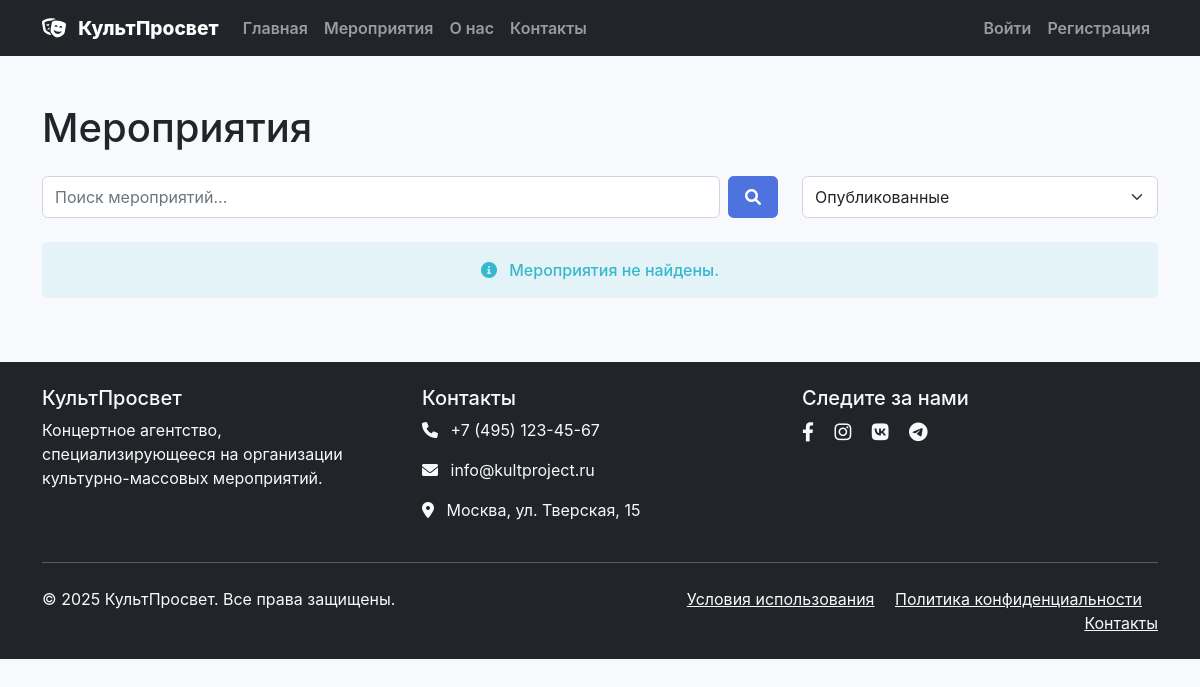
Page /events.php on the earlier database version.
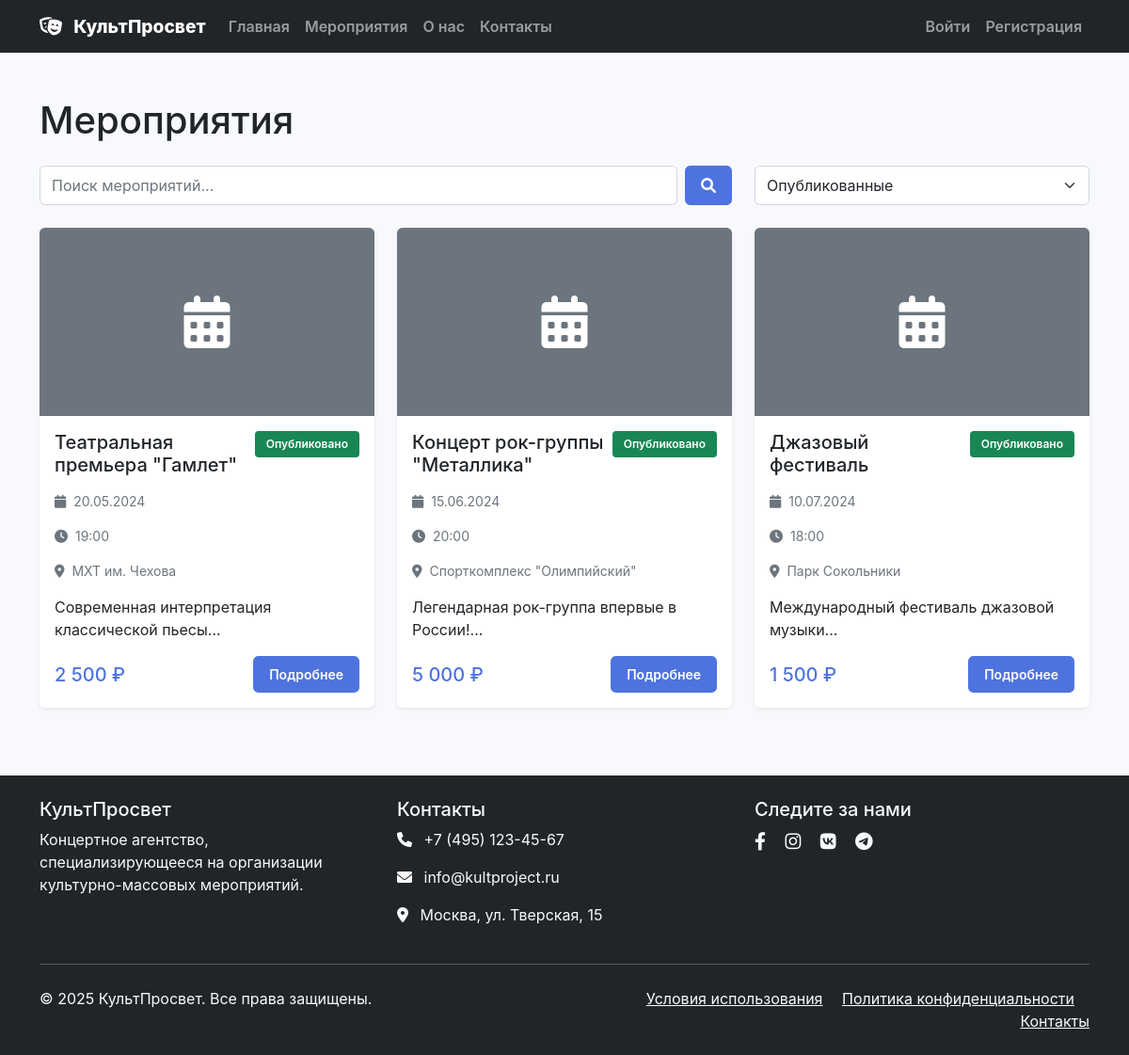
Same page on the later database version.
### tables this page shows
CREATE TABLE events (
    id INT AUTO_INCREMENT PRIMARY KEY,
    title VARCHAR(255) NOT NULL,
    description TEXT,
    event_date DATETIME NOT NULL,
    venue VARCHAR(255) NOT NULL,
    address TEXT,
    organizer_id INT,
    max_capacity INT NOT NULL,
    base_price DECIMAL(10,2) NOT NULL,
    status ENUM('draft', 'published', 'cancelled', 'completed') DEFAULT 'draft',
    image_url VARCHAR(500),
    created_at TIMESTAMP DEFAULT CURRENT_TIMESTAMP,
    updated_at TIMESTAMP DEFAULT CURRENT_TIMESTAMP ON UPDATE CURRENT_TIMESTAMP,
    FOREIGN KEY (organizer_id) REFERENCES users(id) ON DELETE SET NULL
);

### includes/database.php (called while the page is built, shortened)
<?php
class Database {
    private static $instance = null;
    private $pdo;
    private function __construct() {
        try {
            $this->pdo = new PDO(
                "mysql:host=" . DB_HOST . ";dbname=" . DB_NAME . ";charset=" . DB_CHARSET,
                DB_USER,
                DB_PASS,
                [
                    PDO::ATTR_ERRMODE => PDO::ERRMODE_EXCEPTION,
                    PDO::ATTR_DEFAULT_FETCH_MODE => PDO::FETCH_ASSOC,
                    PDO::ATTR_EMULATE_PREPARES => false
                ]
            );
        } catch (PDOException $e) {
            die("Ошибка подключения к базе данных: " . $e->getMessage());
        }
    }
    public static function getInstance() {
        if (self::$instance === null) {
            self::$instance = new self();
        }
        return self::$instance;
    }
    public function query($sql, $params = []) {
        $stmt = $this->pdo->prepare($sql);
        $stmt->execute($params);
        return $stmt;
    }
    public function fetchAll($sql, $params = []) {
        $stmt = $this->query($sql, $params);
        return $stmt->fetchAll();
    }
}
?>

### includes/functions.php (called while the page is built, shortened)
<?php
require_once __DIR__ . '/database.php';
class EventManager {
    private $db;
    public function __construct() {
        $this->db = Database::getInstance();
    }
    public function getEvents($status = null, $limit = null, $offset = 0) {
        $sql = "SELECT * FROM events";
        $params = [];
        if ($status) {
            $sql .= " WHERE status = ?";
            $params[] = $status;
        }
        $sql .= " ORDER BY event_date ASC";
        if ($limit) {
            $sql .= " LIMIT ? OFFSET ?";
            $params[] = $limit;
            $params[] = $offset;
        }
        return $this->db->fetchAll($sql, $params);
    }
}
function formatPrice($price) {
    return number_format($price, 0, ',', ' ') . ' ₽';
}
function formatDate($date, $format = 'd.m.Y H:i') {
    return date($format, strtotime($date));
}
?>

### events.php (the view, shortened to what the changed rows need)
<?php
require_once 'includes/functions.php';
$eventManager = new EventManager();
$status = $_GET['status'] ?? 'published';
$page = max(1, intval($_GET['page'] ?? 1));
$limit = 12;
$offset = ($page - 1) * $limit;
$isAdmin = isset($_SESSION['is_admin']) && $_SESSION['is_admin'] === true;
$events = $eventManager->getEvents($status, $limit, $offset);
?>
<div class="container my-5">
    <div class="row">
        <div class="col-12">
            <h1 class="mb-4">Мероприятия</h1>
        </div>
    </div>
    <div class="row">
        <?php if (empty($events)): ?>
            <div class="col-12">
                <div class="alert alert-info text-center">
                    <i class="fas fa-info-circle me-2"></i>
                    Мероприятия не найдены.
                </div>
            </div>
        <?php else: ?>
            <?php foreach ($events as $event): ?>
                <div class="col-lg-4 col-md-6 mb-4">
                    <div class="card h-100 shadow-sm">
                        <?php if ($event['image_url']): ?>
                            <img src="<?php echo $event['image_url']; ?>" class="card-img-top" alt="<?php echo htmlspecialchars($event['title']); ?>" style="height: 200px; object-fit: cover;">
                        <?php else: ?>
                            <div class="card-img-top bg-secondary d-flex align-items-center justify-content-center" style="height: 200px;">
                                <i class="fas fa-calendar-alt text-white display-4"></i>
                            </div>
                        <?php endif; ?>
                        <div class="card-body d-flex flex-column">
                            <div class="d-flex justify-content-between align-items-start mb-2">
                                <h5 class="card-title"><?php echo htmlspecialchars($event['title']); ?></h5>
                                <?php if ($isAdmin || $event['status'] !== 'draft'): ?>
                                    <span class="badge bg-<?php echo $event['status'] === 'published' ? 'success' : ($event['status'] === 'draft' ? 'warning' : 'secondary'); ?>">
                                        <?php
                                        $statusLabels = [
                                            'published' => 'Опубликовано',
                                            'draft' => 'Черновик',
                                            'cancelled' => 'Отменено',
                                            'completed' => 'Завершено'
                                        ];
                                        echo $statusLabels[$event['status']] ?? $event['status'];
                                        ?>
                                    </span>
                                <?php endif; ?>
                            </div>
                            <p class="card-text text-muted small">
                                <i class="fas fa-calendar me-1"></i>
                                <?php echo formatDate($event['event_date'], 'd.m.Y'); ?>
                            </p>
                            <p class="card-text text-muted small">
                                <i class="fas fa-clock me-1"></i>
                                <?php echo formatDate($event['event_date'], 'H:i'); ?>
                            </p>
                            <p class="card-text text-muted small">
                                <i class="fas fa-map-marker-alt me-1"></i>
                                <?php echo htmlspecialchars($event['venue']); ?>
                            </p>
                            <p class="card-text"><?php echo htmlspecialchars(substr($event['description'], 0, 120)) . '...'; ?></p>
                            <div class="mt-auto">
                                <div class="d-flex justify-content-between align-items-center">
                                    <span class="h5 text-primary mb-0"><?php echo formatPrice($event['base_price']); ?></span>
                                    <a href="/event-details.php?id=<?php echo $event['id']; ?>" class="btn btn-primary btn-sm">
                                        Подробнее
                                    </a>
                                </div>
                            </div>
                        </div>
                    </div>
                </div>
            <?php endforeach; ?>
        <?php endif; ?>
    </div>
</div>
<?php
include 'header.php';
?>

Differences in the rows shown:
now on this page (row edited): events: title "Театральная премьера \"Гамлет\"", status "Опубликовано", event_date "20.05.2024", event_date "19:00", venue "МХТ им. Чехова", description "Современная интерпретация классической пьесы", base_price "2 500 ₽"
now on this page (row edited): events: title "Концерт рок-группы \"Металлика\"", status "Опубликовано", event_date "15.06.2024", event_date "20:00", venue "Спорткомплекс \"Олимпийский\"", description "Легендарная рок-группа впервые в России!", base_price "5 000 ₽"
now on this page (row edited): events: title "Джазовый фестиваль", status "Опубликовано", event_date "10.07.2024", event_date "18:00", venue "Парк Сокольники", description "Международный фестиваль джазовой музыки", base_price "1 500 ₽"
Other differences:
text no longer shown: "Мероприятия не найдены."
